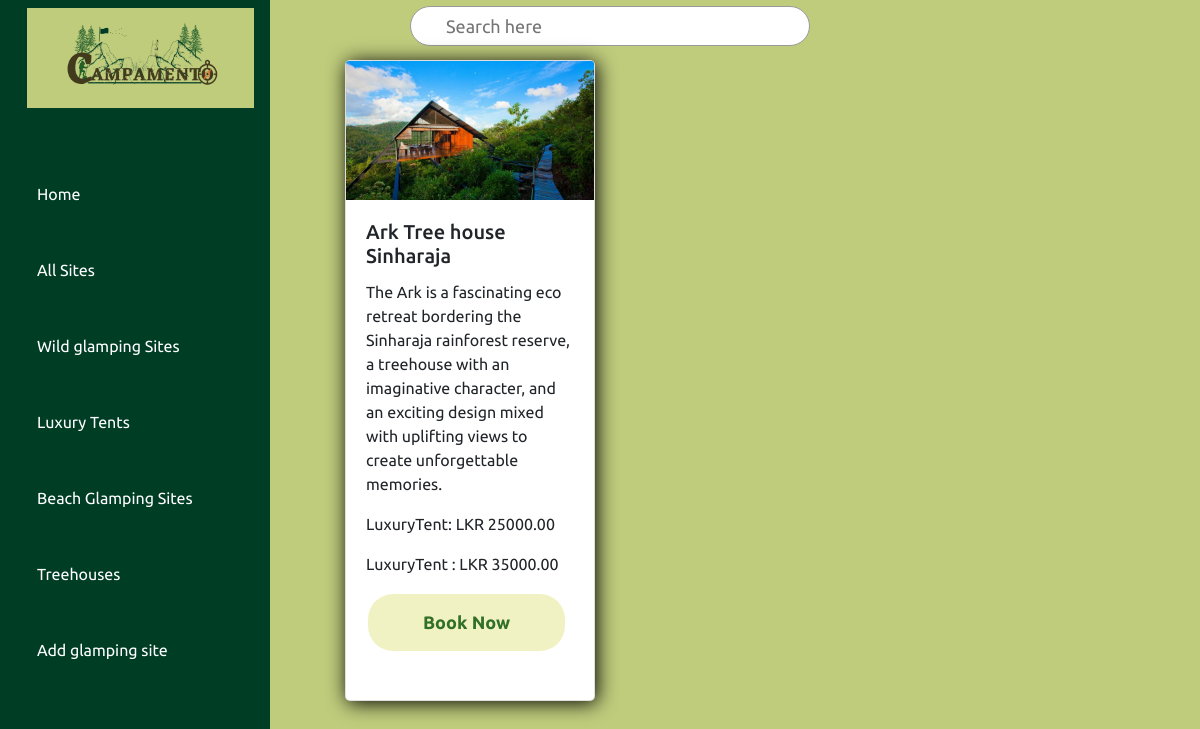
The page /glamping manager/treehouse.php on the database its author committed.
### tables this page shows
CREATE TABLE `glmp_sites` (
  `site_id` int(11) NOT NULL,
  `site_name` varchar(255) NOT NULL,
  `site_description` text NOT NULL,
  `site_category` varchar(100) NOT NULL,
  `price` decimal(10,2) NOT NULL,
  `site_image` varchar(255) NOT NULL,
  `room1_type` varchar(50) DEFAULT NULL,
  `room1_price` decimal(10,2) DEFAULT NULL,
  `room2_type` varchar(50) DEFAULT NULL,
  `room2_price` decimal(10,2) DEFAULT NULL
);

### glamping manager/treehouse.php (the view, shortened to what this page needs)
<!DOCTYPE html>
<html lang="en">
<head>
    <link rel="stylesheet" href="https://stackpath.bootstrapcdn.com/bootstrap/4.5.2/css/bootstrap.min.css">
</head>
<body>
<div id="sidebar">
            <?php
            include("sidebar.php");
            ?>
        </div>
<div class="main">
<div class="topbar">
                <div class="toggle">
                </div>
                <div class="search">
                    <label>
                        <input type="text" placeholder="Search here">
                    </label>
                </div>
            </div>
<div class="container">
        <div class="row">
            <?php
            $conn = mysqli_connect("localhost", "root", "", "campamento");
            $category = "Treehouse";
            $sql = "SELECT * FROM glmp_sites WHERE site_category = '$category'";
            $result = mysqli_query($conn, $sql);
            if (mysqli_num_rows($result) > 0) {
                while ($row = mysqli_fetch_assoc($result)) {
                    ?>
                    <div class="col-md-4">
                        <div class="card">
                        <img src="uploads/<?php echo $row['site_image']; ?>" class="card-img-top" alt="Site Image">
                            <div class="card-body">
                                <h5 class="card-title"><?php echo $row['site_name']; ?></h5>
                                <p class="card-text"><?php echo $row['site_description']; ?></p>
                                <p class="card-text"><?php echo $row['room1_type']; ?>: LKR <?php echo $row['room1_price']; ?></p>
                                <p class="card-text"><?php echo $row['room2_type']; ?> : LKR <?php echo $row['room2_price']; ?></p>
                                <a href="check_in.php" class="button">Book Now</a>
                            </div>
                        </div>
                    </div>
                    <?php
                }
            } else {
                echo "No Treehouse found.";
            }
            ?>
        </div>
    </div>
</div>
</body>
</html>

### glamping manager/glm_css_files/side_bar.css (style rules this page uses)
* { font-family: "Ubuntu", sans-serif; margin: 0; padding: 0; box-sizing: border-box; }
:root { --green: #003D25; --white: #fff; --yellow: #BFCC7C; --gray: #f5f5f5; --black1: #222; --black2: #999; }
body { min-height: 100vh; overflow-x: hidden; background: var(--yellow); }
.container { position: relative; width: 100%; }

### glamping manager/treehouse.php (style rules this page uses)
* { font-family: "Ubuntu", sans-serif; margin: 0; padding: 0; box-sizing: border-box; }
:root { --green: #003D25; --white: #fff; --yellow: #BFCC7C; --gray: #f5f5f5; --black1: #222; --black2: #999; }
body { min-height: 100vh; overflow-x: hidden; background: var(--yellow); }
.main { position: absolute; width: calc(100% - 300px); left: 300px; min-height: 100vh; background: var(--yellow); transition: 0.5s; }
.topbar { width: 100%; height: 60px; display: flex; justify-content: space-between; align-items: center; padding: 0 10px; }
.toggle { position: relative; width: 60px; height: 60px; display: flex; justify-content: center; align-items: center; font-size: 2.5rem; cursor: pointer; }
.search { position: relative; width: 400px; margin: 0 10px; margin-right: 350px; }
.search label { position: relative; width: 100%; }
.search label input { width: 100%; height: 40px; border-radius: 40px; padding: 5px 20px; padding-left: 35px; font-size: 18px; outline: none; border: 1px solid var(--black2); }
.card { margin-bottom: 30px; width: 100%; box-shadow: 2px 2px 20px #000; border-radius: 5px; }
.card-body { height: 500px; }
.button { border: none; color: #327028; padding: 15px 55px; text-align: center; text-decoration: none; display: inline-block; font-size: 18px; margin: 2px 2px; cursor: pointer; background-color: #eef0b9d4; border-radius: 25px; font-weight: 900; font-family: "Ubuntu", sans-serif; }
a { text-decoration: none; display: inline-block; padding: 8px 16px; }

### rows shown on the page
glmp_sites: site_image (picture), site_name "Ark Tree house Sinharaja", site_description "The Ark is a fascinating eco retreat bordering the Sinharaja rainforest reserve, a treehouse with an imaginative character, and an exciting design mixed with uplifting views to create unforgettable memories.", room1_type "LuxuryTent", room1_price "25000.00", room2_type "LuxuryTent", room2_price "35000.00"
